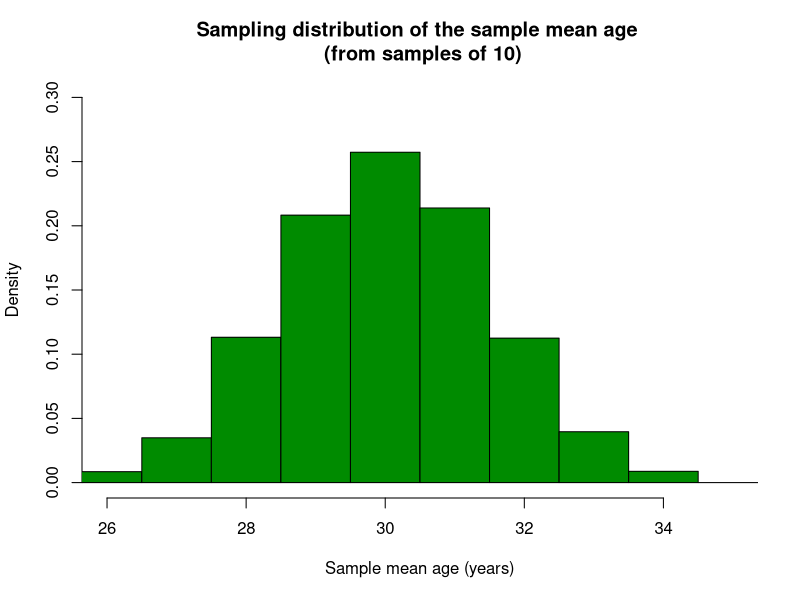

This figure's R source:
# Population parameters
mu <- 30
sd <- 4.8
n_in_each_study <- 10

# Draw samples and ages for sampled individuals, for 100 different studies
# in this example we're going to have a list which generates study_measurements_age repeatedly
different_studies <- 10000
set.seed(1042)
study_measurements_age <- list()
for (i in 1:different_studies) {
  study_measurements_age[[i]] <- round(rnorm(n_in_each_study, mu, sd),3)
}

# Print the sample data for two of the studies
print("Ages of the 10 participants selected in study 1:")
study_measurements_age[[1]]

print("Ages of the 10 participants selected in study 5:")
study_measurements_age[[5]]

options(repr.plot.width=6, repr.plot.height=6)
sample.means   <- sapply(study_measurements_age, mean)

# Draw graphs using base R
hist(sample.means[1:10000], freq=FALSE,
     breaks=c(0, 25.5, 26.5, 27.5, 28.5, 29.5, 30.5, 31.5, 32.5, 33.5, 34.5, 100), 
     xlim=c(26, 35), ylim=c(0, 0.3), col="green4",
     xlab="Sample mean age (years)", 
     main="Sampling distribution of the sample mean age \n (from samples of 10)")
